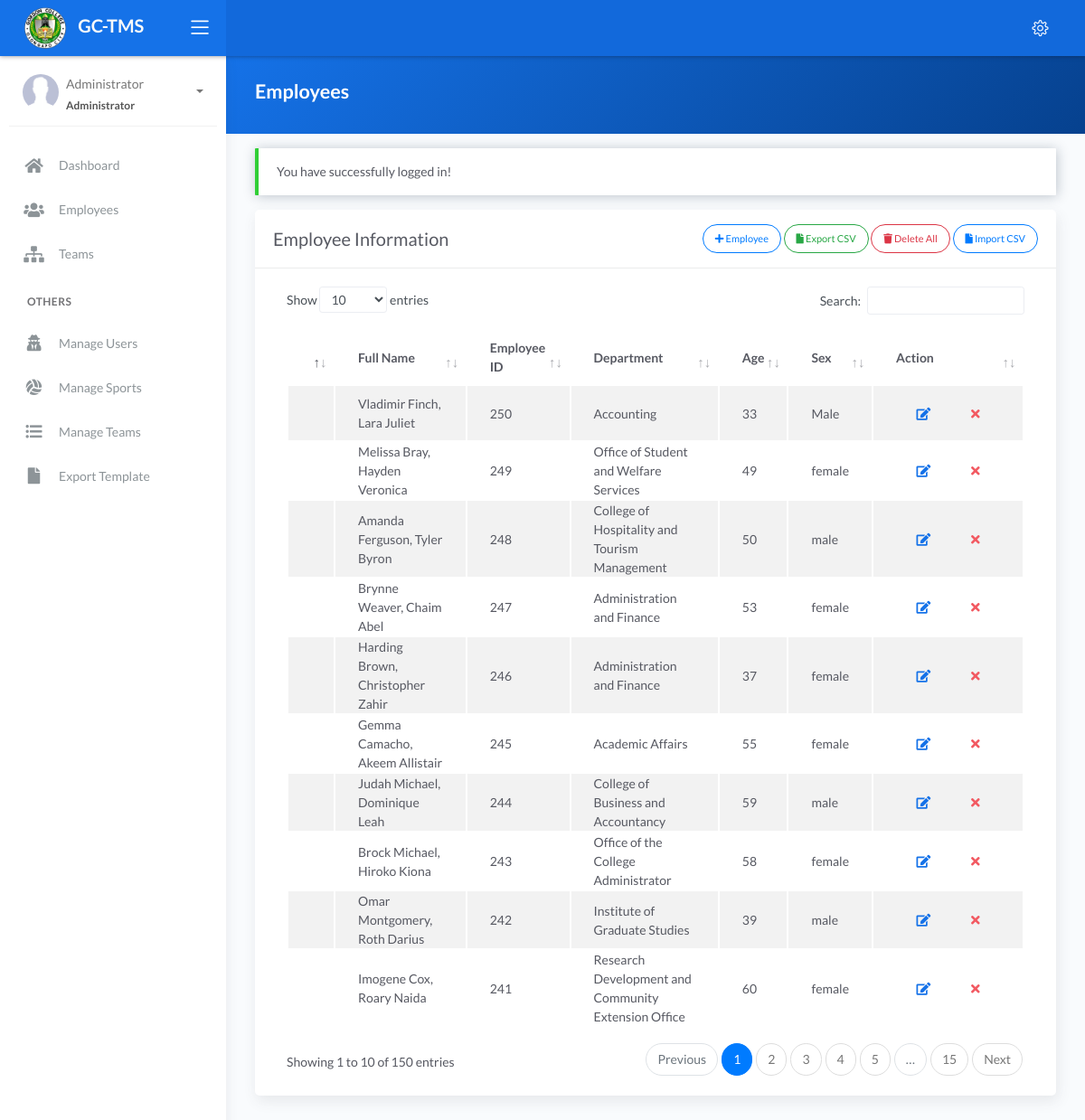
The page /employees_old.php (signed in) on the database its author committed.
### tables this page shows
CREATE TABLE `tbl_employee` (
  `id` int(11) NOT NULL,
  `fname` varchar(255) DEFAULT NULL,
  `mname` varchar(255) DEFAULT NULL,
  `lname` varchar(255) DEFAULT NULL,
  `emp_id_no` int(11) DEFAULT NULL,
  `dept` varchar(255) DEFAULT NULL,
  `age` int(11) DEFAULT NULL,
  `gender` varchar(255) DEFAULT NULL,
  `sports` varchar(255) DEFAULT NULL,
  `team` varchar(255) DEFAULT NULL
);

### employees_old.php (the view, shortened to what this page needs)
<?php include 'server/server.php' ?>
<?php
	$query = "SELECT * FROM tbl_employee";
    $result = $conn->query($query);
    $employee = array();
	while($row = $result->fetch_assoc()){
		$employee[] = $row;
	}
?>
<!DOCTYPE html>
<html lang="en">
<head>
	<?php include 'templates/header.php' ?>
</head>
<body>
	<div class="wrapper">
		<?php include 'templates/main-header.php' ?>
		<?php include 'templates/sidebar.php' ?>
		<div class="main-panel">
			<div class="content">
				<div class="panel-header bg-primary-gradient">
					<div class="page-inner">
						<div class="d-flex align-items-left align-items-md-center flex-column flex-md-row">
							<div>
								<h2 class="text-white fw-bold">Employees</h2>
							</div>
						</div>
					</div>
				</div>
				<div class="page-inner">
					<div class="row mt--2">
						<div class="col-md-12">
                            <?php if(isset($_SESSION['message'])): ?>
                                <div class="alert alert-<?php echo $_SESSION['success']; ?> <?= $_SESSION['success']=='danger' ? 'bg-danger text-light' : null ?>" role="alert">
                                    <?php echo $_SESSION['message']; ?>
                                </div>
                            <?php endif ?>
                            <div class="card">
								<div class="card-header">
									<div class="card-head-row">
										<div class="card-title">Employee Information</div>
                                        <?php if(isset($_SESSION['username'])):?>
										<div class="card-tools">
                                            <?php if(isset($_SESSION['username']) && $_SESSION['role']=='administrator'): ?>
											<button type="button" href="#add" data-toggle="modal" class="btn btn-outline-primary btn-round btn-sm">
                                            <i class="fa fa-plus"></i>
												Employee
                                            </button>
                                            <a href="model/export_employee_csv.php" class="btn btn-outline-success btn-round btn-sm">
                                            <i class="fa fa-file"></i>
												Export CSV
											</a>
                                            <a href="#" class="btn btn-outline-danger btn-round btn-sm">
												<i class="fa fa-trash"></i>
												Delete All
											</a>
                                            <a href="#importModal" data-toggle="modal" class="btn btn-outline-primary btn-round btn-sm">
												<i class="fa fa-file"></i>
												Import CSV
											</a>
                                            <?php endif ?>
										</div>
                                        <?php endif ?>
									</div>
								</div>
								<div class="card-body">
									<div class="table-responsive">
										<table id="residenttable" class="display table table-striped">
											<thead>
												<tr>
                                                    <th scope="col"></th>
													<th scope="col">Full Name</th>
                                                    <th scope="col">Employee ID</th>
													<th scope="col">Department</th>
													<th scope="col">Age</th>
                                                    <th scope="col">Sex</th>
                                                    <?php if(isset($_SESSION['username']) && $_SESSION['role']=='administrator'): ?>
													    <th scope="col">Action</th>
                                                    <?php endif ?>
												</tr>
											</thead>
											<tbody>
												<?php if(!empty($employee)): ?>
													<?php $no=1; foreach($employee as $row): ?>
													<tr>
                                                        <td></td>
														<td>
                                                            <?= ucwords($row['lname'].', '.$row['fname'].' '.$row['mname']) ?>
                                                        </td>
                                                        <td><?= $row['emp_id_no'] ?></td>
														<td><?= $row['dept'] ?></td>
														<td><?= $row['age'] ?></td>
                                                        <td><?= $row['gender'] ?></td>
                                                        <?php if(isset($_SESSION['username'])):?>
														<td>
															<div class="form-button-action">
                                                                <a type="button" href="#edit" data-toggle="modal" class="btn btn-link btn-primary" title="Edit Employee" onclick="editEmployee(this)"
                                                                    data-id="<?= $row['id'] ?>" data-employee-id="<?= $row['emp_id_no'] ?>" data-fname="<?= $row['fname'] ?>" data-mname="<?= $row['mname'] ?>" data-lname="<?= $row['lname'] ?>"
                                                                    data-age="<?= $row['age'] ?>" data-gender="<?= $row['gender'] ?>" data-department="<?= $row['dept'] ?>" data-sports="<?= $row['sports'] ?>" >
                                                                    <?php if(isset($_SESSION['username']) && $_SESSION['role']=='administrator'): ?>
                                                                        <i class="fa fa-edit"></i>
                                                                    <?php endif ?>
                                                                </a>
                                                                <?php if(isset($_SESSION['username']) && $_SESSION['role']=='administrator'):?>
                                                                    <a type="button" data-toggle="tooltip" href="model/remove_employee.php?id=<?= $row['id'] ?>" onclick="return confirm('Are you sure you want to delete this employee?');" class="btn btn-link btn-danger" data-original-title="Remove">
                                                                        <i class="fa fa-times"></i>
                                                                    </a>
                                                                <?php endif ?>
															</div>
														</td>
                                                        <?php endif ?>
													</tr>
													<?php $no++; endforeach ?>
												<?php endif ?>
											</tbody>
										</table>
									</div>
								</div>
							</div>
						</div>
					</div>
				</div>
			</div>
	</div>
</body>
</html>

### rows shown on the page
tbl_employee: lname+fname+mname "Vladimir Finch, Lara Juliet", emp_id_no "250", dept "Accounting", age "33", gender "Male"
tbl_employee: lname+fname+mname "Melissa Bray, Hayden Veronica", emp_id_no "249", dept "Office of Student and Welfare Services", age "49", gender "female"
tbl_employee: lname+fname+mname "Amanda Ferguson, Tyler Byron", emp_id_no "248", dept "College of Hospitality and Tourism Management", age "50", gender "male"
tbl_employee: lname+fname+mname "Brynne Weaver, Chaim Abel", emp_id_no "247", dept "Administration and Finance", age "53", gender "female"
tbl_employee: lname+fname+mname "Harding Brown, Christopher Zahir", emp_id_no "246", dept "Administration and Finance", age "37", gender "female"
tbl_employee: lname+fname+mname "Gemma Camacho, Akeem Allistair", emp_id_no "245", dept "Academic Affairs", age "55", gender "female"
tbl_employee: lname+fname+mname "Judah Michael, Dominique Leah", emp_id_no "244", dept "College of Business and Accountancy", age "59", gender "male"
tbl_employee: lname+fname+mname "Brock Michael, Hiroko Kiona", emp_id_no "243", dept "Office of the College Administrator", age "58", gender "female"
tbl_employee: lname+fname+mname "Omar Montgomery, Roth Darius", emp_id_no "242", dept "Institute of Graduate Studies", age "39", gender "male"
tbl_employee: lname+fname+mname "Imogene Cox, Roary Naida", emp_id_no "241", dept "Research Development and Community Extension Office", age "60", gender "female"

### other values the page prints
$_SESSION['acc_name'] "Administrator"
$_SESSION['role'] "Administrator"
$_SESSION['message'] "You have successfully logged in!"
